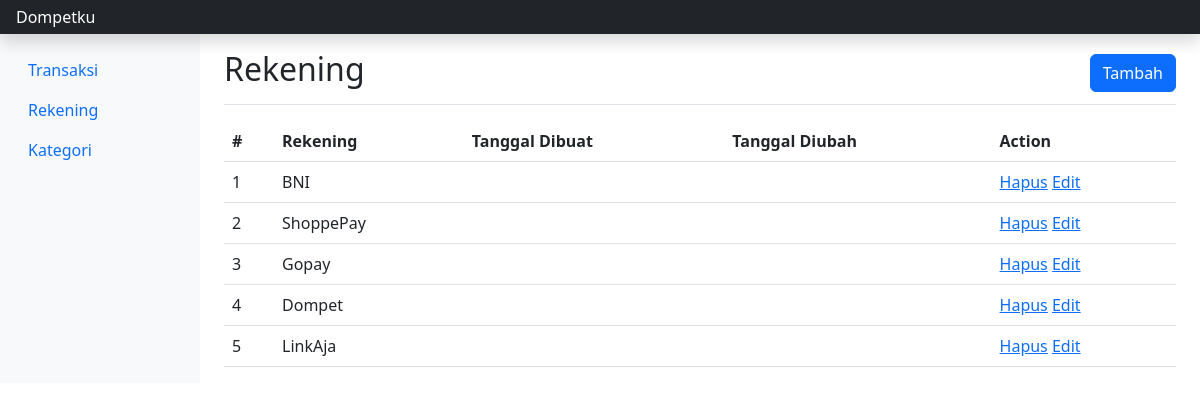
Page /public/rekening on the committed database.
### tables this page shows
CREATE TABLE IF NOT EXISTS `rekening` (
  `id` bigint unsigned NOT NULL AUTO_INCREMENT,
  `rekening` varchar(255) NOT NULL,
  `created_at` timestamp NULL DEFAULT NULL,
  `updated_at` timestamp NULL DEFAULT NULL,
  PRIMARY KEY (`id`)
);

### Application/Core/Controller.php (called while the page is built, shortened)
<?php
class Controller
{
     public function view($view, $data = [])
     {
         require '../Application/Views/' . $view . '.php';
     }
     public function model($model)
     {
         return new $model;
     }
}

### Application/Controllers/RekeningController.php (called while the page is built, shortened)
<?php
class RekeningController extends Controller
{
    public function index()
    {
        $data = $this->model('Rekening')->select()->get();
        $judul = 'Rekening';
        $this->view('rekening/index', [
            'data' => $data,
            'judul' => $judul
        ]);
    }
}

### Application/Core/App.php (called while the page is built, shortened)
<?php
class App
{
    protected $method = 'index';
    protected $params = [];
    public function __construct()
    {
        $this->controller = new $this->controller;
        call_user_func_array([$this->controller, $this->method], $this->params);
    }
}

### public/Index.php (called while the page is built, shortened)
<?php
spl_autoload_register(function ($className) {
    $file = ROOT_PATH . str_replace('\\', '/', $className) . '.php';
});
$app = new App;

### Application/Core/Database.php (called while the page is built, shortened)
<?php
class Database
{
    private $host = DB_HOST;
    private $user = DB_USER;
    private $pass = DB_PASS;
    private $dbName = DB_NAME;
    private $dbh;
    private $stmt;
    public function __construct()
    {
        $dsn = 'mysql:host='.$this->host.';dbname='.$this->dbName;
        $option = [
            PDO::ATTR_PERSISTENT => true,
            PDO::ATTR_ERRMODE => PDO::ERRMODE_EXCEPTION
        ];
        try {
            $this->dbh = new PDO($dsn, $this->user, $this->pass, $option);
        } catch (PDOException $e) {
            die($e->getMessage());
        }
    }
    public function query($query)
    {
        $this->stmt = $this->dbh->prepare($query);
    }
    public function execute()
    {
        $this->stmt->execute();
    }
    public function resultSet()
    {
        $this->execute();
        return $this->stmt->fetchAll(PDO::FETCH_OBJ);
    }
}

### Application/Models/Rekening.php (called while the page is built, shortened)
<?php
class Rekening
{
    private $table = 'rekening';
    private $db;
    private $stmt;
    public function __construct()
    {
        $this->db = new Database;
    }
    public function select($option = '*')
    {
        $query = 'SELECT '.$option.' FROM ' . $this->table . ' ';
        $this->stmt = $this->stmt .$query;
        return $this;
    }
    public function get()
    {
        $this->db->query($this->stmt);
        return $this->db->resultSet();
    }
}

### Application/Views/rekening/index.php (the view)
<div class="d-flex justify-content-between flex-wrap flex-md-nowrap
       align-items-center pt-3 pb-2 mb-3 border-bottom">
    <h1 class="h2"><?= $data['judul'] ?></h1>
    <a href="<?= BASE_URL ?>/<?= $data['judul']?>/create">
        <button class='btn btn-primary'>Tambah</button>
    </a>
</div>
<div class="table-responsive">
    <table class="table" class="table table-striped table-sm" aria-label="tabel rekening">
        <thead>
            <tr>
                <th scope="col">#</th>
                <th scope="col">Rekening</th>
                <th scope="col">Tanggal Dibuat</th>
                <th scope="col">Tanggal Diubah</th>
                <th scope="col">Action</th>
            </tr>
        </thead>
        <tbody>
            <?php
            $no = 1;
            foreach ($data['data'] as $d) {
            ?>
                <tr>
                    <td><?= $no++ ?></th>
                    <td><?= $d->rekening ?></td>
                    <td><?= $d->created_at ?></td>
                    <td><?= $d->updated_at ?></td>
                    <td>
                        <a href="<?= BASE_URL ?>/rekening/destroy/<?= $d->id ?>">Hapus</a>
                        <a href="<?= BASE_URL ?>/rekening/edit/<?= $d->id ?>">Edit</a>
                    </td>
                </tr>
            <?php } ?>
        </tbody>
    </table>
</div>

### rows in the picture
rekening: rekening "BNI"
rekening: rekening "ShoppePay"
rekening: rekening "Gopay"
rekening: rekening "Dompet"
rekening: rekening "LinkAja"

### other values in the picture
$data['judul'] "Rekening"
